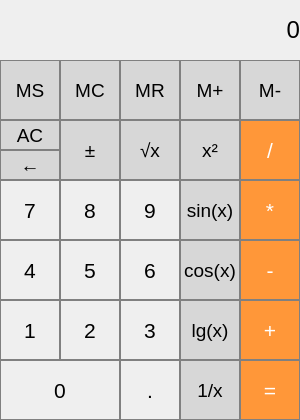
<?xml version="1.0" encoding="UTF-8"?>
<ui version="4.0">
 <class>MainWindow</class>
 <widget class="QMainWindow" name="MainWindow">
  <property name="windowModality">
   <enum>Qt::NonModal</enum>
  </property>
  <property name="enabled">
   <bool>true</bool>
  </property>
  <property name="geometry">
   <rect>
    <x>0</x>
    <y>0</y>
    <width>300</width>
    <height>420</height>
   </rect>
  </property>
  <property name="sizePolicy">
   <sizepolicy hsizetype="Fixed" vsizetype="Fixed">
    <horstretch>0</horstretch>
    <verstretch>0</verstretch>
   </sizepolicy>
  </property>
  <property name="cursor">
   <cursorShape>PointingHandCursor</cursorShape>
  </property>
  <property name="focusPolicy">
   <enum>Qt::NoFocus</enum>
  </property>
  <property name="windowTitle">
   <string>Calculator</string>
  </property>
  <property name="windowOpacity">
   <double>1.000000000000000</double>
  </property>
  <widget class="QWidget" name="centralwidget">
   <widget class="QLabel" name="answer">
    <property name="geometry">
     <rect>
      <x>0</x>
      <y>0</y>
      <width>300</width>
      <height>60</height>
     </rect>
    </property>
    <property name="font">
     <font>
      <pointsize>18</pointsize>
     </font>
    </property>
    <property name="styleSheet">
     <string notr="true">QLabel {
  qproperty-alignment: 'AlignVCenter | AlignRight';
  border: 1px solid gray;
}

background-color : white;</string>
    </property>
    <property name="text">
     <string>0</string>
    </property>
    <property name="alignment">
     <set>Qt::AlignRight|Qt::AlignTrailing|Qt::AlignVCenter</set>
    </property>
   </widget>
   <widget class="QPushButton" name="button_clear">
    <property name="geometry">
     <rect>
      <x>0</x>
      <y>120</y>
      <width>60</width>
      <height>30</height>
     </rect>
    </property>
    <property name="font">
     <font>
      <pointsize>14</pointsize>
      <weight>50</weight>
      <bold>false</bold>
     </font>
    </property>
    <property name="styleSheet">
     <string notr="true">QPushButton {
  background-color: rgb(215, 215, 215);
  border: 1px solid gray;
}
QPushButton:pressed {
    background-color: qlineargradient(x1: 0, y1: 0, x2: 0, y2: 1,
                                      stop: 0 #BEBEBE, stop: 1 #D7D7D7);
}</string>
    </property>
    <property name="text">
     <string>AC</string>
    </property>
   </widget>
   <widget class="QPushButton" name="button_rev">
    <property name="geometry">
     <rect>
      <x>60</x>
      <y>120</y>
      <width>60</width>
      <height>60</height>
     </rect>
    </property>
    <property name="font">
     <font>
      <pointsize>14</pointsize>
      <weight>50</weight>
      <bold>false</bold>
     </font>
    </property>
    <property name="styleSheet">
     <string notr="true">QPushButton {
  background-color: rgb(215, 215, 215);
  border: 1px solid gray;
}
QPushButton:pressed {
    background-color: qlineargradient(x1: 0, y1: 0, x2: 0, y2: 1,
                                      stop: 0 #BEBEBE, stop: 1 #D7D7D7);
}</string>
    </property>
    <property name="text">
     <string>±</string>
    </property>
   </widget>
   <widget class="QPushButton" name="button_9">
    <property name="geometry">
     <rect>
      <x>120</x>
      <y>180</y>
      <width>60</width>
      <height>60</height>
     </rect>
    </property>
    <property name="font">
     <font>
      <pointsize>16</pointsize>
      <weight>50</weight>
      <bold>false</bold>
     </font>
    </property>
    <property name="styleSheet">
     <string notr="true">QPushButton {
   border: 1px solid gray;
}
QPushButton:pressed {
    background-color: qlineargradient(x1: 0, y1: 0, x2: 0, y2: 1,
                                      stop: 0 #dadbde, stop: 1 #f6f7fa);
}</string>
    </property>
    <property name="text">
     <string>9</string>
    </property>
   </widget>
   <widget class="QPushButton" name="button_8">
    <property name="geometry">
     <rect>
      <x>60</x>
      <y>180</y>
      <width>60</width>
      <height>60</height>
     </rect>
    </property>
    <property name="font">
     <font>
      <pointsize>16</pointsize>
      <weight>50</weight>
      <bold>false</bold>
     </font>
    </property>
    <property name="styleSheet">
     <string notr="true">QPushButton {
   border: 1px solid gray;
}
QPushButton:pressed {
    background-color: qlineargradient(x1: 0, y1: 0, x2: 0, y2: 1,
                                      stop: 0 #dadbde, stop: 1 #f6f7fa);
}</string>
    </property>
    <property name="text">
     <string>8</string>
    </property>
   </widget>
   <widget class="QPushButton" name="button_sub">
    <property name="geometry">
     <rect>
      <x>240</x>
      <y>240</y>
      <width>60</width>
      <height>60</height>
     </rect>
    </property>
    <property name="font">
     <font>
      <pointsize>16</pointsize>
      <weight>50</weight>
      <bold>false</bold>
     </font>
    </property>
    <property name="styleSheet">
     <string notr="true">QPushButton {
  background-color: rgb(255, 151, 57);
  color: white; 
  border: 1px solid gray;
}

QPushButton:pressed {
    background-color: qlineargradient(x1: 0, y1: 0, x2: 0, y2: 1,
                                      stop: 0 #FF7832, stop: 1 #FF9739);
}</string>
    </property>
    <property name="text">
     <string>-</string>
    </property>
   </widget>
   <widget class="QPushButton" name="button_7">
    <property name="geometry">
     <rect>
      <x>0</x>
      <y>180</y>
      <width>60</width>
      <height>60</height>
     </rect>
    </property>
    <property name="font">
     <font>
      <pointsize>16</pointsize>
      <weight>50</weight>
      <bold>false</bold>
     </font>
    </property>
    <property name="styleSheet">
     <string notr="true">QPushButton {
   border: 1px solid gray;
}
QPushButton:pressed {
    background-color: qlineargradient(x1: 0, y1: 0, x2: 0, y2: 1,
                                      stop: 0 #dadbde, stop: 1 #f6f7fa);
}</string>
    </property>
    <property name="text">
     <string>7</string>
    </property>
   </widget>
   <widget class="QPushButton" name="button_mul">
    <property name="geometry">
     <rect>
      <x>240</x>
      <y>180</y>
      <width>60</width>
      <height>60</height>
     </rect>
    </property>
    <property name="font">
     <font>
      <pointsize>16</pointsize>
      <weight>50</weight>
      <bold>false</bold>
     </font>
    </property>
    <property name="styleSheet">
     <string notr="true">QPushButton {
  background-color: rgb(255, 151, 57);
  color: white; 
  border: 1px solid gray;
}

QPushButton:pressed {
    background-color: qlineargradient(x1: 0, y1: 0, x2: 0, y2: 1,
                                      stop: 0 #FF7832, stop: 1 #FF9739);
}</string>
    </property>
    <property name="text">
     <string>*</string>
    </property>
   </widget>
   <widget class="QPushButton" name="button_div">
    <property name="geometry">
     <rect>
      <x>240</x>
      <y>120</y>
      <width>60</width>
      <height>60</height>
     </rect>
    </property>
    <property name="font">
     <font>
      <pointsize>16</pointsize>
      <weight>50</weight>
      <bold>false</bold>
     </font>
    </property>
    <property name="styleSheet">
     <string notr="true">QPushButton {
  background-color: rgb(255, 151, 57);
  color: white; 
  border: 1px solid gray;
}

QPushButton:pressed {
    background-color: qlineargradient(x1: 0, y1: 0, x2: 0, y2: 1,
                                      stop: 0 #FF7832, stop: 1 #FF9739);
}</string>
    </property>
    <property name="text">
     <string>/</string>
    </property>
   </widget>
   <widget class="QPushButton" name="button_add">
    <property name="geometry">
     <rect>
      <x>240</x>
      <y>300</y>
      <width>60</width>
      <height>60</height>
     </rect>
    </property>
    <property name="font">
     <font>
      <pointsize>16</pointsize>
      <weight>50</weight>
      <bold>false</bold>
     </font>
    </property>
    <property name="styleSheet">
     <string notr="true">QPushButton {
  background-color: rgb(255, 151, 57);
  color: white; 
  border: 1px solid gray;
}

QPushButton:pressed {
    background-color: qlineargradient(x1: 0, y1: 0, x2: 0, y2: 1,
                                      stop: 0 #FF7832, stop: 1 #FF9739);
}</string>
    </property>
    <property name="text">
     <string>+</string>
    </property>
   </widget>
   <widget class="QPushButton" name="button_4">
    <property name="geometry">
     <rect>
      <x>0</x>
      <y>240</y>
      <width>60</width>
      <height>60</height>
     </rect>
    </property>
    <property name="font">
     <font>
      <pointsize>16</pointsize>
      <weight>50</weight>
      <bold>false</bold>
     </font>
    </property>
    <property name="styleSheet">
     <string notr="true">QPushButton {
   border: 1px solid gray;
}
QPushButton:pressed {
    background-color: qlineargradient(x1: 0, y1: 0, x2: 0, y2: 1,
                                      stop: 0 #dadbde, stop: 1 #f6f7fa);
}</string>
    </property>
    <property name="text">
     <string>4</string>
    </property>
   </widget>
   <widget class="QPushButton" name="button_5">
    <property name="geometry">
     <rect>
      <x>60</x>
      <y>240</y>
      <width>60</width>
      <height>60</height>
     </rect>
    </property>
    <property name="font">
     <font>
      <pointsize>16</pointsize>
      <weight>50</weight>
      <bold>false</bold>
     </font>
    </property>
    <property name="styleSheet">
     <string notr="true">QPushButton {
   border: 1px solid gray;
}
QPushButton:pressed {
    background-color: qlineargradient(x1: 0, y1: 0, x2: 0, y2: 1,
                                      stop: 0 #dadbde, stop: 1 #f6f7fa);
}</string>
    </property>
    <property name="text">
     <string>5</string>
    </property>
   </widget>
   <widget class="QPushButton" name="button_1">
    <property name="geometry">
     <rect>
      <x>0</x>
      <y>300</y>
      <width>60</width>
      <height>60</height>
     </rect>
    </property>
    <property name="font">
     <font>
      <pointsize>16</pointsize>
      <weight>50</weight>
      <bold>false</bold>
     </font>
    </property>
    <property name="styleSheet">
     <string notr="true">QPushButton {
   border: 1px solid gray;
}
QPushButton:pressed {
    background-color: qlineargradient(x1: 0, y1: 0, x2: 0, y2: 1,
                                      stop: 0 #dadbde, stop: 1 #f6f7fa);
}</string>
    </property>
    <property name="text">
     <string>1</string>
    </property>
   </widget>
   <widget class="QPushButton" name="button_2">
    <property name="geometry">
     <rect>
      <x>60</x>
      <y>300</y>
      <width>60</width>
      <height>60</height>
     </rect>
    </property>
    <property name="font">
     <font>
      <pointsize>16</pointsize>
      <weight>50</weight>
      <bold>false</bold>
     </font>
    </property>
    <property name="styleSheet">
     <string notr="true">QPushButton {
   border: 1px solid gray;
}
QPushButton:pressed {
    background-color: qlineargradient(x1: 0, y1: 0, x2: 0, y2: 1,
                                      stop: 0 #dadbde, stop: 1 #f6f7fa);
}</string>
    </property>
    <property name="text">
     <string>2</string>
    </property>
   </widget>
   <widget class="QPushButton" name="button_6">
    <property name="geometry">
     <rect>
      <x>120</x>
      <y>240</y>
      <width>60</width>
      <height>60</height>
     </rect>
    </property>
    <property name="font">
     <font>
      <pointsize>16</pointsize>
      <weight>50</weight>
      <bold>false</bold>
     </font>
    </property>
    <property name="styleSheet">
     <string notr="true">QPushButton {
   border: 1px solid gray;
}
QPushButton:pressed {
    background-color: qlineargradient(x1: 0, y1: 0, x2: 0, y2: 1,
                                      stop: 0 #dadbde, stop: 1 #f6f7fa);
}</string>
    </property>
    <property name="text">
     <string>6</string>
    </property>
   </widget>
   <widget class="QPushButton" name="button_3">
    <property name="geometry">
     <rect>
      <x>120</x>
      <y>300</y>
      <width>60</width>
      <height>60</height>
     </rect>
    </property>
    <property name="font">
     <font>
      <pointsize>16</pointsize>
      <weight>50</weight>
      <bold>false</bold>
     </font>
    </property>
    <property name="styleSheet">
     <string notr="true">QPushButton {
   border: 1px solid gray;
}
QPushButton:pressed {
    background-color: qlineargradient(x1: 0, y1: 0, x2: 0, y2: 1,
                                      stop: 0 #dadbde, stop: 1 #f6f7fa);
}</string>
    </property>
    <property name="text">
     <string>3</string>
    </property>
   </widget>
   <widget class="QPushButton" name="button_0">
    <property name="geometry">
     <rect>
      <x>0</x>
      <y>360</y>
      <width>120</width>
      <height>60</height>
     </rect>
    </property>
    <property name="font">
     <font>
      <pointsize>16</pointsize>
      <weight>50</weight>
      <bold>false</bold>
     </font>
    </property>
    <property name="styleSheet">
     <string notr="true">QPushButton {
   border: 1px solid gray;
}
QPushButton:pressed {
    background-color: qlineargradient(x1: 0, y1: 0, x2: 0, y2: 1,
                                      stop: 0 #dadbde, stop: 1 #f6f7fa);
}</string>
    </property>
    <property name="text">
     <string>0</string>
    </property>
   </widget>
   <widget class="QPushButton" name="button_dot">
    <property name="geometry">
     <rect>
      <x>120</x>
      <y>360</y>
      <width>60</width>
      <height>60</height>
     </rect>
    </property>
    <property name="font">
     <font>
      <pointsize>16</pointsize>
      <weight>50</weight>
      <bold>false</bold>
     </font>
    </property>
    <property name="styleSheet">
     <string notr="true">QPushButton {
   border: 1px solid gray;
}
QPushButton:pressed {
    background-color: qlineargradient(x1: 0, y1: 0, x2: 0, y2: 1,
                                      stop: 0 #dadbde, stop: 1 #f6f7fa);
}</string>
    </property>
    <property name="text">
     <string>.</string>
    </property>
   </widget>
   <widget class="QPushButton" name="button_equal">
    <property name="geometry">
     <rect>
      <x>240</x>
      <y>360</y>
      <width>60</width>
      <height>60</height>
     </rect>
    </property>
    <property name="font">
     <font>
      <pointsize>16</pointsize>
      <weight>50</weight>
      <bold>false</bold>
     </font>
    </property>
    <property name="styleSheet">
     <string notr="true">QPushButton {
  background-color: rgb(255, 151, 57);
  color: white; 
  border: 1px solid gray;
}

QPushButton:pressed {
    background-color: qlineargradient(x1: 0, y1: 0, x2: 0, y2: 1,
                                      stop: 0 #FF7832, stop: 1 #FF9739);
}</string>
    </property>
    <property name="text">
     <string>=</string>
    </property>
   </widget>
   <widget class="QPushButton" name="button_sqrt">
    <property name="geometry">
     <rect>
      <x>120</x>
      <y>120</y>
      <width>60</width>
      <height>60</height>
     </rect>
    </property>
    <property name="font">
     <font>
      <pointsize>14</pointsize>
      <weight>50</weight>
      <bold>false</bold>
     </font>
    </property>
    <property name="styleSheet">
     <string notr="true">QPushButton {
  background-color: rgb(215, 215, 215);
  border: 1px solid gray;
}
QPushButton:pressed {
    background-color: qlineargradient(x1: 0, y1: 0, x2: 0, y2: 1,
                                      stop: 0 #BEBEBE, stop: 1 #D7D7D7);
}</string>
    </property>
    <property name="text">
     <string>√x</string>
    </property>
   </widget>
   <widget class="QPushButton" name="button_power">
    <property name="geometry">
     <rect>
      <x>180</x>
      <y>120</y>
      <width>60</width>
      <height>60</height>
     </rect>
    </property>
    <property name="font">
     <font>
      <pointsize>14</pointsize>
      <weight>50</weight>
      <bold>false</bold>
     </font>
    </property>
    <property name="styleSheet">
     <string notr="true">QPushButton {
  background-color: rgb(215, 215, 215);
  border: 1px solid gray;
}
QPushButton:pressed {
    background-color: qlineargradient(x1: 0, y1: 0, x2: 0, y2: 1,
                                      stop: 0 #BEBEBE, stop: 1 #D7D7D7);
}</string>
    </property>
    <property name="text">
     <string>x²</string>
    </property>
   </widget>
   <widget class="QPushButton" name="button_cos">
    <property name="geometry">
     <rect>
      <x>180</x>
      <y>240</y>
      <width>60</width>
      <height>60</height>
     </rect>
    </property>
    <property name="font">
     <font>
      <pointsize>14</pointsize>
      <weight>50</weight>
      <bold>false</bold>
     </font>
    </property>
    <property name="styleSheet">
     <string notr="true">QPushButton {
  background-color: rgb(215, 215, 215);
  border: 1px solid gray;
}
QPushButton:pressed {
    background-color: qlineargradient(x1: 0, y1: 0, x2: 0, y2: 1,
                                      stop: 0 #BEBEBE, stop: 1 #D7D7D7);
}</string>
    </property>
    <property name="text">
     <string>cos(x)</string>
    </property>
   </widget>
   <widget class="QPushButton" name="button_sin">
    <property name="geometry">
     <rect>
      <x>180</x>
      <y>180</y>
      <width>60</width>
      <height>60</height>
     </rect>
    </property>
    <property name="font">
     <font>
      <pointsize>14</pointsize>
      <weight>50</weight>
      <bold>false</bold>
     </font>
    </property>
    <property name="styleSheet">
     <string notr="true">QPushButton {
  background-color: rgb(215, 215, 215);
  border: 1px solid gray;
}
QPushButton:pressed {
    background-color: qlineargradient(x1: 0, y1: 0, x2: 0, y2: 1,
                                      stop: 0 #BEBEBE, stop: 1 #D7D7D7);
}</string>
    </property>
    <property name="text">
     <string>sin(x)</string>
    </property>
   </widget>
   <widget class="QPushButton" name="button_invert">
    <property name="geometry">
     <rect>
      <x>180</x>
      <y>360</y>
      <width>60</width>
      <height>60</height>
     </rect>
    </property>
    <property name="font">
     <font>
      <pointsize>14</pointsize>
      <weight>50</weight>
      <bold>false</bold>
     </font>
    </property>
    <property name="styleSheet">
     <string notr="true">QPushButton {
  background-color: rgb(215, 215, 215);
  border: 1px solid gray;
}
QPushButton:pressed {
    background-color: qlineargradient(x1: 0, y1: 0, x2: 0, y2: 1,
                                      stop: 0 #BEBEBE, stop: 1 #D7D7D7);
}</string>
    </property>
    <property name="text">
     <string>1/x</string>
    </property>
   </widget>
   <widget class="QPushButton" name="button_lg">
    <property name="geometry">
     <rect>
      <x>180</x>
      <y>300</y>
      <width>60</width>
      <height>60</height>
     </rect>
    </property>
    <property name="font">
     <font>
      <pointsize>14</pointsize>
      <weight>50</weight>
      <bold>false</bold>
     </font>
    </property>
    <property name="styleSheet">
     <string notr="true">QPushButton {
  background-color: rgb(215, 215, 215);
  border: 1px solid gray;
}
QPushButton:pressed {
    background-color: qlineargradient(x1: 0, y1: 0, x2: 0, y2: 1,
                                      stop: 0 #BEBEBE, stop: 1 #D7D7D7);
}</string>
    </property>
    <property name="text">
     <string>lg(x)</string>
    </property>
   </widget>
   <widget class="QPushButton" name="button_Madd">
    <property name="geometry">
     <rect>
      <x>180</x>
      <y>60</y>
      <width>60</width>
      <height>60</height>
     </rect>
    </property>
    <property name="font">
     <font>
      <pointsize>14</pointsize>
      <weight>50</weight>
      <bold>false</bold>
     </font>
    </property>
    <property name="styleSheet">
     <string notr="true">QPushButton {
  background-color: rgb(215, 215, 215);
  border: 1px solid gray;
}
QPushButton:pressed {
    background-color: qlineargradient(x1: 0, y1: 0, x2: 0, y2: 1,
                                      stop: 0 #BEBEBE, stop: 1 #D7D7D7);
}</string>
    </property>
    <property name="text">
     <string>M+</string>
    </property>
   </widget>
   <widget class="QPushButton" name="button_Msub">
    <property name="geometry">
     <rect>
      <x>240</x>
      <y>60</y>
      <width>60</width>
      <height>60</height>
     </rect>
    </property>
    <property name="font">
     <font>
      <pointsize>14</pointsize>
      <weight>50</weight>
      <bold>false</bold>
     </font>
    </property>
    <property name="styleSheet">
     <string notr="true">QPushButton {
  background-color: rgb(215, 215, 215);
  border: 1px solid gray;
}
QPushButton:pressed {
    background-color: qlineargradient(x1: 0, y1: 0, x2: 0, y2: 1,
                                      stop: 0 #BEBEBE, stop: 1 #D7D7D7);
}</string>
    </property>
    <property name="text">
     <string>M-</string>
    </property>
   </widget>
   <widget class="QPushButton" name="button_Mrecall">
    <property name="geometry">
     <rect>
      <x>120</x>
      <y>60</y>
      <width>60</width>
      <height>60</height>
     </rect>
    </property>
    <property name="font">
     <font>
      <pointsize>14</pointsize>
      <weight>50</weight>
      <bold>false</bold>
     </font>
    </property>
    <property name="styleSheet">
     <string notr="true">QPushButton {
  background-color: rgb(215, 215, 215);
  border: 1px solid gray;
}
QPushButton:pressed {
    background-color: qlineargradient(x1: 0, y1: 0, x2: 0, y2: 1,
                                      stop: 0 #BEBEBE, stop: 1 #D7D7D7);
}</string>
    </property>
    <property name="text">
     <string>MR</string>
    </property>
   </widget>
   <widget class="QPushButton" name="button_Mclear">
    <property name="geometry">
     <rect>
      <x>60</x>
      <y>60</y>
      <width>60</width>
      <height>60</height>
     </rect>
    </property>
    <property name="font">
     <font>
      <pointsize>14</pointsize>
      <weight>50</weight>
      <bold>false</bold>
     </font>
    </property>
    <property name="styleSheet">
     <string notr="true">QPushButton {
  background-color: rgb(215, 215, 215);
  border: 1px solid gray;
}
QPushButton:pressed {
    background-color: qlineargradient(x1: 0, y1: 0, x2: 0, y2: 1,
                                      stop: 0 #BEBEBE, stop: 1 #D7D7D7);
}</string>
    </property>
    <property name="text">
     <string>MC</string>
    </property>
   </widget>
   <widget class="QPushButton" name="button_MStore">
    <property name="geometry">
     <rect>
      <x>0</x>
      <y>60</y>
      <width>60</width>
      <height>60</height>
     </rect>
    </property>
    <property name="font">
     <font>
      <pointsize>14</pointsize>
      <weight>50</weight>
      <bold>false</bold>
     </font>
    </property>
    <property name="styleSheet">
     <string notr="true">QPushButton {
  background-color: rgb(215, 215, 215);
  border: 1px solid gray;
}
QPushButton:pressed {
    background-color: qlineargradient(x1: 0, y1: 0, x2: 0, y2: 1,
                                      stop: 0 #BEBEBE, stop: 1 #D7D7D7);
}</string>
    </property>
    <property name="text">
     <string>MS</string>
    </property>
   </widget>
   <widget class="QPushButton" name="button_delete">
    <property name="geometry">
     <rect>
      <x>0</x>
      <y>150</y>
      <width>60</width>
      <height>30</height>
     </rect>
    </property>
    <property name="font">
     <font>
      <pointsize>14</pointsize>
      <weight>50</weight>
      <bold>false</bold>
     </font>
    </property>
    <property name="styleSheet">
     <string notr="true">QPushButton {
  background-color: rgb(215, 215, 215);
  border: 1px solid gray;
}
QPushButton:pressed {
    background-color: qlineargradient(x1: 0, y1: 0, x2: 0, y2: 1,
                                      stop: 0 #BEBEBE, stop: 1 #D7D7D7);
}</string>
    </property>
    <property name="text">
     <string>←</string>
    </property>
   </widget>
  </widget>
 </widget>
 <resources/>
 <connections/>
</ui>
